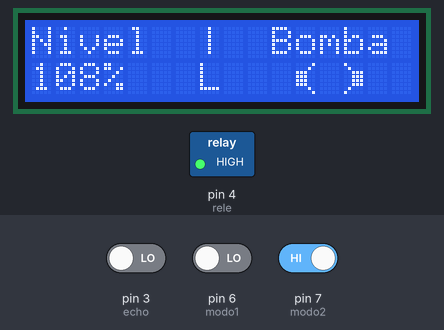
The sketch below on a simulated Arduino Uno, built with avr-gcc and run on an emulated ATmega328P. On the bench: 16×2 character LCD, switched loads named in the sketch (green lamp = pin HIGH). The test bench sets the inputs (shaded band); at power-on: pin 6 (modo1) LOW, pin 7 (modo2) HIGH, pin 3 (echo) LOW. Storage starts empty; pins used as bus, display or sensor lines are not drawn.

Above: at 10.7 s.
10.8 s: pin 6 (modo1) driven HIGH
At 12.5 s:
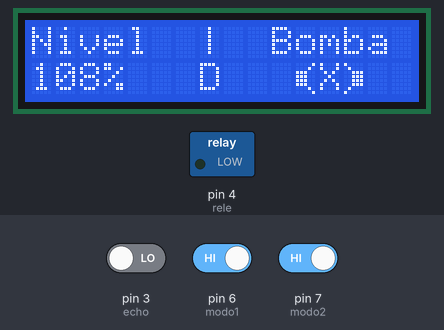
12.9 s: pin 7 (modo2) driven LOW
At 14.5 s:
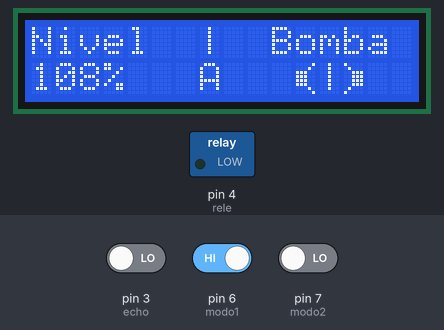
14.9 s: pin 7 (modo2) driven HIGH
At 16.5 s:
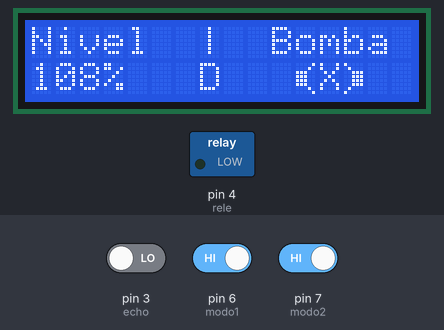
17.0 s: pin 6 (modo1) driven LOW
At 17.67 s:
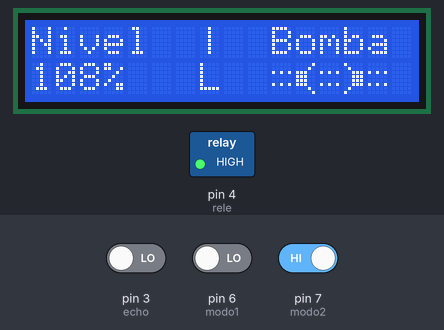
Timing chart, 0 to 20.0 s (numbered marks = the images above; inputs shaded):
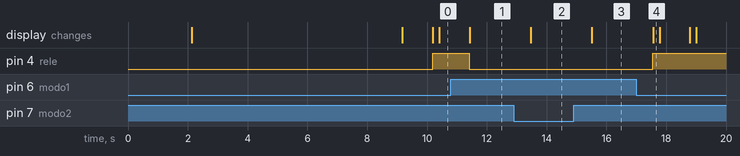

The sketch:

cx_agua_gabriel_disconnected.ino
```cpp
#include <Wire.h>
#include <LiquidCrystal_I2C.h>
#include <SD.h>
/* -----------------------------------------------------------------------------------------
| Struct ConfigManager
| ConfigManager: (int pumpStartLimit, int pumpStopLimit)
 ------------------------------------------------------------------------------------------- */
struct ConfigManager {
  int pumpStartLimit = 10;
  int pumpStopLimit = 100;
};
/* ------------------------------------------------------------------------
| Constantes em tempo de compilação
 -------------------------------------------------------------------------- */
#define trig 2
#define echo 3
#define rele 4
#define modo1 6
#define modo2 7
/* ------------------------------------------------------------------------
| Global variables
 -------------------------------------------------------------------------- */
File cfile;
LiquidCrystal_I2C lcd(0x3F,2,1,0,4,5,6,7,3, POSITIVE);
// define o tempo em milesegundos entre os frames
int animation_frame = 200;
// define os simbolos da bomda e agua
byte bomba_e[8] = {B00001,B00010,B11100,B11100,B11100,B11100,B00010,B00001};
byte bomba_d[8] = {B10000,B01000,B00111,B00111,B00111,B00111,B01000,B10000};
byte agua[8] = {B00000,B00000,B10101,B00000,B00000,B10101,B00000,B00000};
int nivel, bomba_estado = 0;
int disable = 0;
int system_mode = 0;
int old_mode = -1;
signed int nivel_media[3] = {-500, -500, -500};
int media_count = 0;
ConfigManager confs;
int nivel_control = -200;
int clock_medicao = 0;

/* ------------------------------------------------------------------------
| setup
| @do: initializes arduino logic
 -------------------------------------------------------------------------- */
void setup() {
  pinMode(trig, OUTPUT);
  pinMode(echo, INPUT);
  pinMode(rele, OUTPUT);

  lcd.begin(16,2);
  lcd.clear();
  lcd.setCursor(1,0);
  lcd.print("Inicializando");
  lcd.setCursor(4,1);
  lcd.print("Sistema");

  delay(2000);
  lcd.clear();
  if(!loadConfigs()){
    lcd.clear();
    lcd.setCursor(0,0);
    lcd.print("Configs error");
    delay(5000);
  }

  delay(2000);
// crias so simbolos da bomda e agua
  lcd.createChar(0, bomba_e);
  lcd.createChar(1, bomba_d);
  lcd.createChar(2, agua);

// limpa o display de LCD
  lcd.setBacklight(HIGH);
  lcd.clear();
  lcd.setCursor(0,0);
  lcd.print("Nivel  |  Bomba");
}
/* ------------------------------------------------------------------------
| loop
| @do: controls components and logic each time it's called
 -------------------------------------------------------------------------- */
void loop() {
  digitalWrite(trig, HIGH);
  delay(10);
  digitalWrite(trig, LOW);
  int tempo = pulseIn(echo, HIGH);
  int distancia = tempo/58;

//  lcd.setCursor(0,1);
//  lcd.print(distancia);
//  lcd.print("cm");
//  return;

  nivel = map(distancia, 51, 4, 0, 100);

  clock_medicao++;

  if(nivel_control < -100)
    nivel_control = nivel;
  //else if(nivel%nivel_control >= 5)
  else if(clock_medicao >= 300 && ((bomba_estado && nivel > nivel_control) || (!bomba_estado && nivel < nivel_control)) && abs(nivel-nivel_control) >= 2){
    nivel_control = nivel;
    clock_medicao = 0;
  }

//  if (nivel >= 100)
//   nivel = 100;
//  else if (nivel <=0)
//   nivel = 0;

  lcd.setCursor(0,1);
  lcd.print(nivel_control);
  lcd.print("%  ");

  if (digitalRead(modo1) == HIGH && digitalRead(modo2) == LOW ){
      system_mode = 1;
      lcd.setCursor(7,1);
      lcd.print("A");
      if (nivel_control <= confs.pumpStartLimit){
         digitalWrite(rele, HIGH);
         bomba_estado = 1;
      } else if (nivel_control >= confs.pumpStopLimit){
        bomba_estado = 0;
        digitalWrite(rele, LOW);
      }
    } else if (digitalRead(modo1) == LOW && digitalRead(modo2) == HIGH ){
      system_mode = 2;
      lcd.setCursor(7,1);
      lcd.print("L");
      bomba_estado = 1;
      digitalWrite(rele, HIGH);
    } else {
      system_mode = 0;
      lcd.setCursor(7,1);
      lcd.print("D");
      bomba_estado = 0;
      digitalWrite(rele, LOW);
   }

    lcd.setCursor(10, 1);
    if (system_mode == 0)
      pump_disable(12,1);
    else if ((system_mode == 1 && bomba_estado == 1) || system_mode == 2)
      pump_on(12,1);
    else if (system_mode == 1  && bomba_estado == 0)
     pump_off(12,1);
}

boolean loadConfigs(){
  if(SD.begin(5)){
    cfile = SD.open("confs.txt", FILE_READ);
    if(cfile){
      String configname;
      String configval;
      boolean is_value = false;
      while(cfile.available()){
        char n = (char) cfile.read();
        if(!is_value){
          if(n != '='){
            configname += n;
            is_value = false;
          }
          else
            is_value = true;
        }
        else{
          if(n != ';')
            configval += n;
          else{
            setConfig(configname, configval);
            configname = "";
            configval = "";
            is_value = false;
          }
        }
      }
      cfile.close();
      return true;
    }
  }

  return false;
}

void setConfig(String confname, String confval){
  if(confname == "minlimit")
    confs.pumpStartLimit = atoi(confval.c_str());
  else if(confname == "maxlimit")
    confs.pumpStopLimit = atoi(confval.c_str());
}

// funcao que exibe a bomba desabilitada
void pump_disable(int col, int row){
  // exibe os simbolos da bomba parada, informe col e row no centro do rotor
  lcd.setCursor(col-1,row);
  lcd.write((byte)0);
  lcd.write("X");
  lcd.write((byte)1);
}

// funcao que exibe a bomba desligada
void pump_off(int col, int row){
  // exibe os simbolos da bomba parada, informe col e row no centro do rotor
  lcd.setCursor(col-1,row);
  lcd.write((byte)0);
  lcd.write("|");
  lcd.write((byte)1);
}

// funcao que exibe a bomba ligada
void pump_on(int col, int row){
  // exibe os simbolos da bomba girando, informe col e row no centro do rotor
  lcd.setCursor(col-2,row);
  lcd.write((byte)2);
  lcd.write((byte)0);
  lcd.write((byte)2);
  lcd.write((byte)1);
  lcd.write((byte)2);
  delay(animation_frame);

  lcd.setCursor(col-2,row);
  lcd.print(" ");
  lcd.setCursor(col,row);
  lcd.print(" ");
  lcd.setCursor(col+2,row);
  lcd.print(" ");
}
```

Measured:
- after the input at 10.8 s, pin 4 (rele): HIGH → LOW after 0.62 s; the display: changes after 0.62 s (image 1)
- after the input at 12.9 s, the display: changes after 0.57 s (image 2)
- after the input at 14.9 s, the display: changes after 0.62 s (image 3)
- after the input at 17.0 s, pin 4 (rele): LOW → HIGH after 0.56 s; the display: changes after 0.56 s (image 4)
